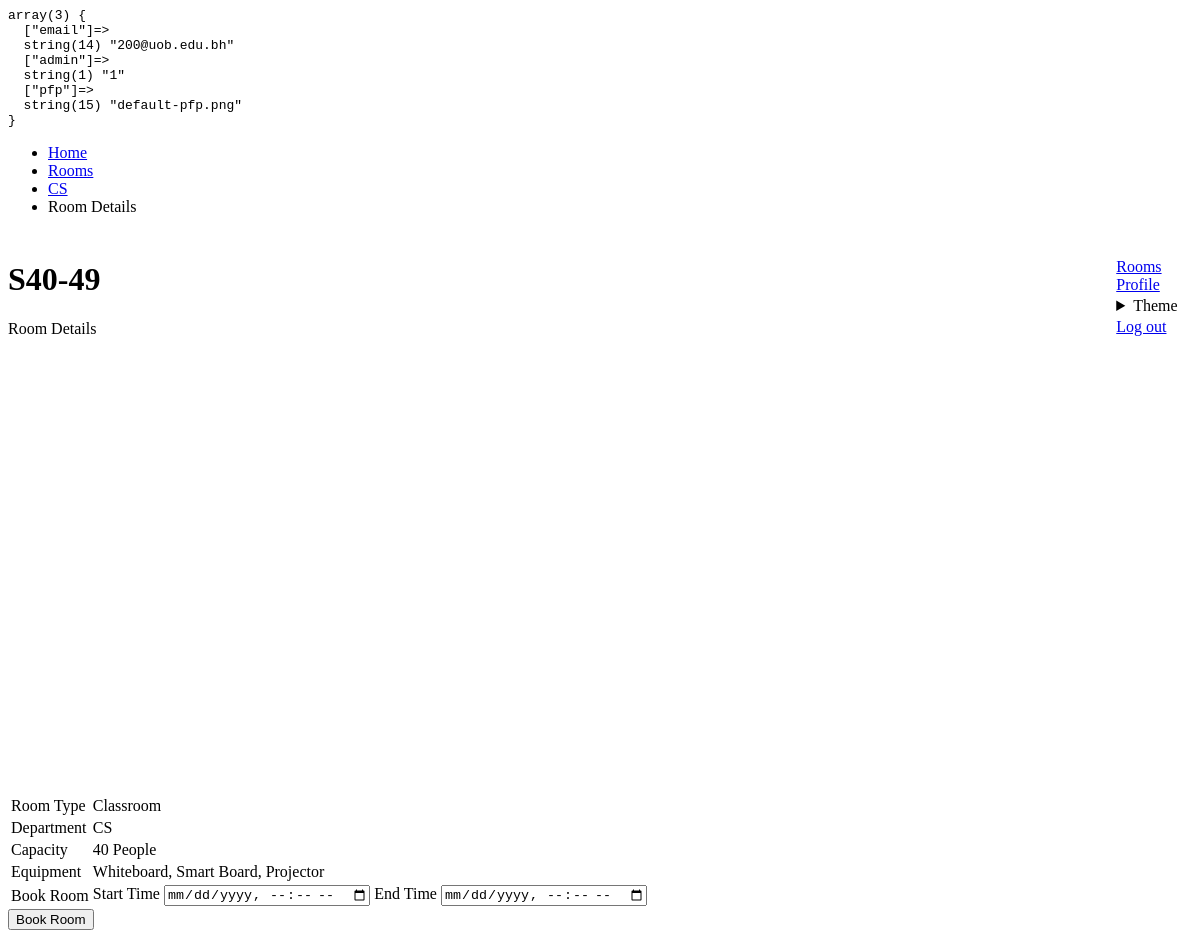
The page /room?id=49 (signed in) on the database its author committed.
### tables this page shows
CREATE TABLE `rooms` (
  `room_id` int(11) NOT NULL,
  `room_name` varchar(256) DEFAULT NULL,
  `type` enum('classroom','lab') NOT NULL,
  `equip` set('Whiteboard','Smart Board','Projector','DC Power Supply','Digital Multimeter','Function Generator','Electronics Components','Server') NOT NULL,
  `dept` enum('is','cs','ce') NOT NULL,
  `capacity` int(11) NOT NULL,
  `usage` int(11) NOT NULL
);

### controllers/rooms/show.php (called while the page is built, shortened)
<?php
$config = require base_path('config.php');
$db = new Database($config['database']);
$room_id = (int) $_GET['id'];
$roomQuery = $db->query('SELECT * FROM rooms WHERE room_id = :id', [
  'id' => $room_id
]);
$room = $roomQuery->fetch();
view("rooms/show.view.php", [
  'h1' => "S40-{$room_id}",
  'p' => "Room Details",
  'room' => $room
]);

### public/index.php (called while the page is built, shortened)
<?php
require BASE_PATH . 'Core/functions.php';
spl_autoload_register(function ($class) {
  $class = str_replace("\\", DIRECTORY_SEPARATOR, $class);
});
$router = new \Core\Router();
$uri = parse_url($_SERVER['REQUEST_URI'])['path'];
$method = $_POST['_method'] ?? $_SERVER['REQUEST_METHOD'];
$router->route($uri, $method);

### config.php (called while the page is built)
<?php
return [
    'database' => [
        'host' => 'localhost',
        'port' => 3306,
        'dbname' => 'itcs333_project',
        'charset' => 'utf8mb4'
    ]
];

### Core/Database.php (called while the page is built, shortened)
<?php
class Database {
  public $connection;
  public function __construct($config, $username = 'root', $password = '') {
    $dsn = 'mysql:' . http_build_query($config, '', ';');
    $this->connection = new PDO($dsn, $username, $password, [
      PDO::ATTR_DEFAULT_FETCH_MODE => PDO::FETCH_ASSOC
    ]);
  }
  public function query($query, $params = []) {
    $this->statement = $this->connection->prepare($query);
    $this->statement->execute($params);
    return $this->statement;
  }
}

### views/rooms/show.view.php (the view, shortened to what this page needs)
<?php require base_path('views/partials/head.php'); ?>
<?php require base_path('views/partials/breadcrumb-nav.php'); ?>
<?php
if($_SESSION['admin'] === 0) require base_path('views/partials/user-header.php');
else require base_path('views/partials/admin-header.php');
?>
<main>
  <section class="room">
  <form method="post">
    <div style="height: 400px;" id="panorama"></div>
    <div class="info">
      <table>
        <tr>
          <td>Room Type</td>
          <td> <?= ucfirst($room['type']) ?> </td>
        </tr>
        <tr>
          <td>Department</td>
          <td> <?= strtoupper($room['dept']) ?> </td>
        </tr>
        <tr>
          <td>Capacity</td>
          <td> <?= $room['capacity'] ?> People </td>
        </tr>
        <tr>
          <td>Equipment</td>
          <td> <?= preg_replace('/,/', ', ',$room['equip']) ?> </td>
        </tr>
        <tr>
          <td>Book Room</td>
          <td>
            <label for="start_time">Start Time</label>
            <input type="datetime-local" id="start_time" name="start_time" required>
            <label for="end_time">End Time</label>
            <input type="datetime-local" id="end_time" name="end_time" required>
          </td>
        </tr>
      </table>
    </div>
    <button type="submit">Book Room</button>
  </form>
  </section>
</main>
<?php require base_path('views/partials/footer.php'); ?>

### Core/Router.php (shortened to what this page needs)
<?php
class Router
{
  protected $routes = [];
  public function get($uri, $controller)
  {
    $this->routes[] = [
      'uri' => $uri,
      'controller' => $controller,
      'method' => 'GET',
    ];
  }
  public function post($uri, $controller)
  {
    $this->routes[] = [
      'uri' => $uri,
      'controller' => $controller,
      'method' => 'POST',
    ];
  }
  public function route($uri, $method)
  {
    foreach ($this->routes as $route) {
      if ($route['uri'] === $uri && $route['method'] === strtoupper($method)) {
        require base_path($route['controller']);
        return true;
      }
    }
    return false;
  }
}

### views/partials/breadcrumb-nav.php
<nav aria-label="breadcrumb">
  <ul>
    <li><a href="/home">Home</a></li>
    <li><a href="/rooms">Rooms</a></li>
    <li><a href="/rooms/<?= $room['dept'] ?>"><?= strtoupper($room['dept']) ?></a></li>
    <li>Room Details</li>
  </ul>
</nav>

### views/partials/admin-header.php (shortened to what this page needs)
<header class="container">
	<hgroup>
		<h1><?= $h1 ?></h1>
		<p><?= $p ?></p>
	</hgroup>
	<div>
		<nav>
			<ul>
				<div><a href="/rooms" role="button">Rooms</a></div>
				<div><a href="/profile" role="button">Profile</a></div>
				<div>
					<details class="dropdown">
						<summary role="button" class="secondary theme-btn">Theme</summary>
					</details>
				</div>
				<div><a href="/logout" role="button" class="contrast">Log out</a></div>
			</ul>
		</nav>
	</div>
</header>

### public/style.css (style rules this page uses)
header { margin: 1.5rem 0; display: flex; justify-content: space-between; align-items: center; flex-wrap: wrap; }
header nav [role="button"], summary[role=button] { padding: 0.2rem 0.6rem; }
[role="button"] { padding: 0; }
a { --pico-text-decoration: none; }
.room .info { margin-top: 1rem; }
nav > ul > div { margin-right: 0.3rem; }

### rows shown on the page
rooms: dept "CS", type "Classroom", capacity "40", equip "Whiteboard, Smart Board, Projector"
